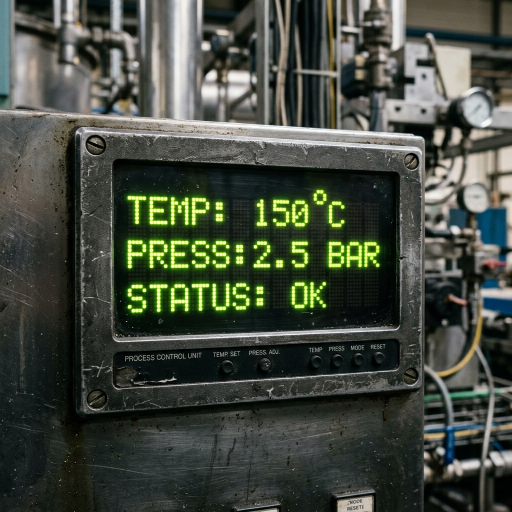
#> input picture test_screen.png, 1024 x 1024 px (shown at 1/2 size)
$ python -i screen_optimizer.py   (imports and definitions only)
#> lines starting #> are read from the running program, lines starting #| are printed output that depends on the picture; after the words box and inside, x2 and y2 are one past the last pixel; in counts of white or black regions, pixels touching at a corner belong together
#> further down, picture is the input picture: shape (1024, 1024, 3); mean B, G, R 63.6, 74.4, 68.5
"""
屏显参数特化优化模块

功能：
1. ROI（感兴趣区域）自动提取
2. 参数聚类分组
3. 屏显特定的 OCR 后处理
4. 参数去重和合并
"""

import numpy as np
try:
    import cv2
except ImportError:
    cv2 = None
from typing import List, Dict, Tuple, Any
from config import IMAGE_CONFIG


class ScreenDisplayOptimizer:
    """屏显参数优化器。"""

    @staticmethod
    def extract_roi(image: np.ndarray, debug: bool = False) -> Tuple[np.ndarray, Dict[str, Any]]:
        """
        自动提取 ROI（只含有文字的区域）。

        对于屏显图片（黑色背景），通过检测非黑色像素来定位内容区域。

        Returns:
            (roi_image, roi_info)
            - roi_image: 提取的 ROI 图像
            - roi_info: ROI 信息 {"x", "y", "width", "height", "area_ratio"}
        """
#> called with debug = False
        if cv2 is None:
            # OpenCV 不可用，返回整个图像
            h, w = image.shape[:2]
            return image, {
                "x": 0, "y": 0, "width": w, "height": h,
                "area_ratio": 1.0, "has_content": False,
                "message": "OpenCV 不可用，返回整个图像"
            }

        gray = cv2.cvtColor(image, cv2.COLOR_BGR2GRAY)
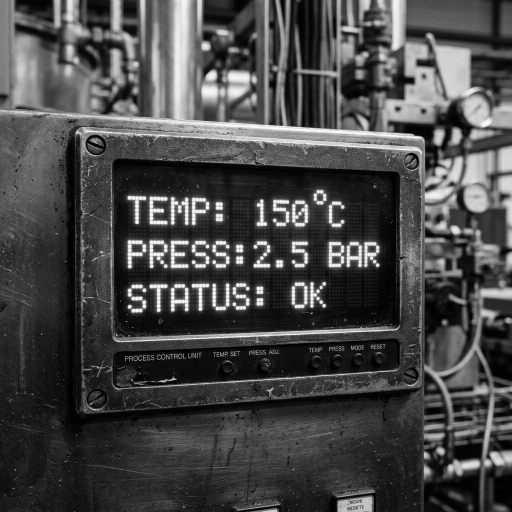
#> gray: shape (1024, 1024) (shown at 1/2 size); min 0, max 255, mean 71.4
        h, w = gray.shape
#> h = 1024; w = 1024

        # 二值化：找出非黑色区域
        # 黑色像素 (< 50)，非黑色像素 (>= 50)
        _, binary = cv2.threshold(gray, 50, 255, cv2.THRESH_BINARY)
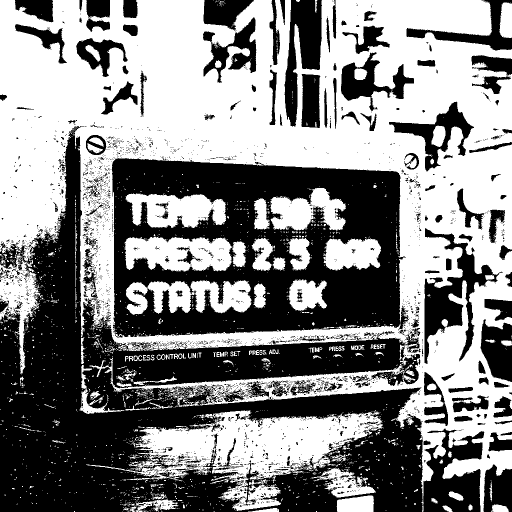
#> binary: shape (1024, 1024) (shown at 1/2 size); 52.9% white; 2965 black regions (2742 under 20 px), largest, box (x1, y1, x2, y2) and area: (0, 252, 969, 1024) 241092, (224, 316, 818, 675) 131319, (849, 456, 1005, 728) 12595

        # 形态学处理：填充小洞、移除小噪声
        kernel = cv2.getStructuringElement(cv2.MORPH_RECT, (5, 5))
        binary = cv2.morphologyEx(binary, cv2.MORPH_CLOSE, kernel)
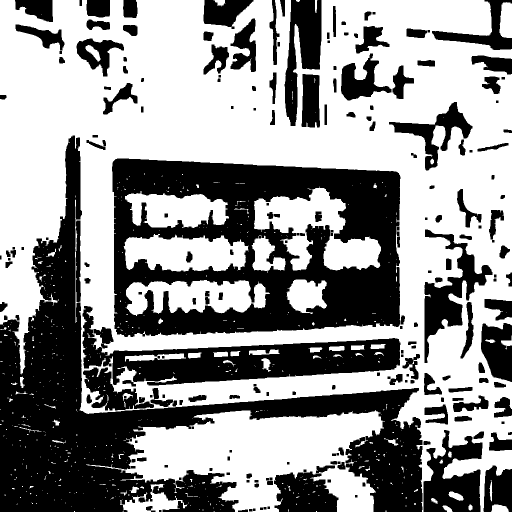
#> binary: shape (1024, 1024) (shown at 1/2 size); 58.2% white; 218 black regions, largest, box (x1, y1, x2, y2) and area: (0, 271, 845, 1024) 148603, (224, 317, 801, 674) 122966, (165, 612, 801, 771) 36811
        binary = cv2.morphologyEx(binary, cv2.MORPH_OPEN, kernel, iterations=2)
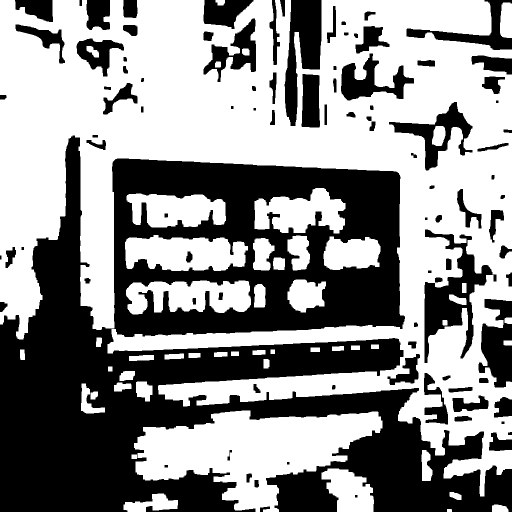
#> binary: shape (1024, 1024) (shown at 1/2 size); 56.1% white; 97 black regions

        # 寻找轮廓并获取最大连通区域
        contours, _ = cv2.findContours(binary, cv2.RETR_EXTERNAL, cv2.CHAIN_APPROX_SIMPLE)
#> contours = 43 contours; largest, box (x1, y1, x2, y2) and area: (0, 0, 1024, 993) 504642, (268, 821, 765, 1024) 53715, (250, 470, 496, 542) 13470, (252, 561, 502, 629) 12040, (509, 376, 691, 467) 10409

        if not contours:
            # 没有找到内容，返回整个图像
            return image, {
                "x": 0, "y": 0, "width": w, "height": h,
                "area_ratio": 1.0, "has_content": False
            }

        # 获取最大的矩形区域
        largest_contour = max(contours, key=cv2.contourArea)
#> largest_contour = contour of 1875 points, box (x1, y1, x2, y2) (0, 0, 1024, 993), area 504642
        x, y, roi_w, roi_h = cv2.boundingRect(largest_contour)
#> x = 0; y = 0; roi_w = 1024; roi_h = 993

        # 添加边距（避免裁剪太紧）
        margin = 10
        x = max(0, x - margin)
        y = max(0, y - margin)
        roi_w = min(w - x, roi_w + 2 * margin)
        roi_h = min(h - y, roi_h + 2 * margin)
#> roi_h = 1013

        roi_image = image[y:y+roi_h, x:x+roi_w]
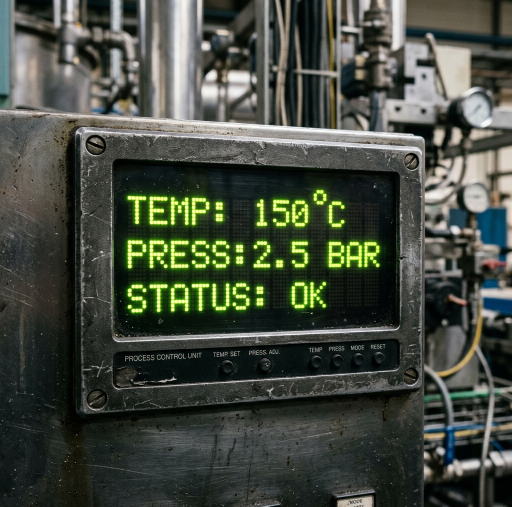
#> roi_image: shape (1013, 1024, 3) (shown at 1/2 size); mean B, G, R 63.9, 74.7, 68.8
        area_ratio = (roi_w * roi_h) / (w * h)
#> area_ratio = 0.989

        roi_info = {
            "x": x,
            "y": y,
            "width": roi_w,
            "height": roi_h,
            "area_ratio": area_ratio,
            "has_content": area_ratio < 0.95,  # 如果 ROI 不是整个图像，则有内容
        }
#> roi_info = {'x': 0, 'y': 0, 'width': 1024, 'height': 1013, 'area_ratio': 0.989, 'has_content': False}

        if debug:
            print(f"[ROI] 提取区域: ({x}, {y}) {roi_w}x{roi_h}, 占比: {area_ratio:.1%}")

        return roi_image, roi_info

    # [165 lines left out: functions cluster_parameters, deduplicate_parameters, enhance_ocr_results, _enhance_digit_recognition, _correct_common_errors, not called in this run]

>>> import cv2
>>> picture = cv2.imread('../test_screen.png')
>>> result = ScreenDisplayOptimizer().extract_roi(picture)
